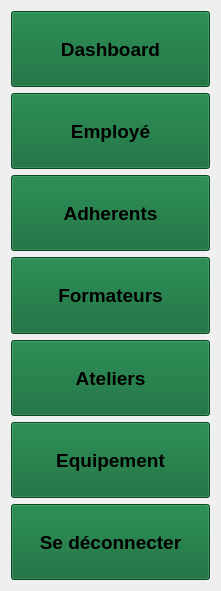
   <widget class="QWidget" name="verticalLayoutWidget">
    <property name="geometry">
     <rect>
      <x>0</x>
      <y>50</y>
      <width>221</width>
      <height>591</height>
     </rect>
    </property>
    <layout class="QVBoxLayout" name="verticalLayout">
     <item>
      <widget class="QPushButton" name="pushButton_2">
       <property name="maximumSize">
        <size>
         <width>100000</width>
         <height>105</height>
        </size>
       </property>
       <property name="font">
        <font>
         <pointsize>14</pointsize>
         <bold>true</bold>
        </font>
       </property>
       <property name="styleSheet">
        <string notr="true">background-color: rgb(9, 102, 49);</string>
       </property>
       <property name="text">
        <string>Dashboard</string>
       </property>
      </widget>
     </item>
     <item>
      <widget class="QPushButton" name="pushButton_6">
       <property name="maximumSize">
        <size>
         <width>16777215</width>
         <height>105</height>
        </size>
       </property>
       <property name="font">
        <font>
         <pointsize>14</pointsize>
         <bold>true</bold>
        </font>
       </property>
       <property name="styleSheet">
        <string notr="true">background-color: rgb(9, 102, 49);</string>
       </property>
       <property name="text">
        <string>Employé</string>
       </property>
      </widget>
     </item>
     <item>
      <widget class="QPushButton" name="pushButton_5">
       <property name="maximumSize">
        <size>
         <width>16777215</width>
         <height>105</height>
        </size>
       </property>
       <property name="font">
        <font>
         <pointsize>14</pointsize>
         <bold>true</bold>
        </font>
       </property>
       <property name="styleSheet">
        <string notr="true">background-color: rgb(9, 102, 49);</string>
       </property>
       <property name="text">
        <string>Adherents</string>
       </property>
      </widget>
     </item>
     <item>
      <widget class="QPushButton" name="pushButton_4">
       <property name="maximumSize">
        <size>
         <width>16777215</width>
         <height>105</height>
        </size>
       </property>
       <property name="font">
        <font>
         <pointsize>14</pointsize>
         <bold>true</bold>
        </font>
       </property>
       <property name="styleSheet">
        <string notr="true">background-color: rgb(9, 102, 49);</string>
       </property>
       <property name="text">
        <string>Formateurs</string>
       </property>
      </widget>
     </item>
     <item>
      <widget class="QPushButton" name="pushButton_3">
       <property name="maximumSize">
        <size>
         <width>16777215</width>
         <height>105</height>
        </size>
       </property>
       <property name="font">
        <font>
         <pointsize>14</pointsize>
         <bold>true</bold>
        </font>
       </property>
       <property name="styleSheet">
        <string notr="true">background-color: rgb(9, 102, 49);</string>
       </property>
       <property name="text">
        <string>Ateliers</string>
       </property>
      </widget>
     </item>
     <item>
      <widget class="QPushButton" name="pushButton">
       <property name="maximumSize">
        <size>
         <width>16777215</width>
         <height>90</height>
        </size>
       </property>
       <property name="font">
        <font>
         <pointsize>14</pointsize>
         <bold>true</bold>
        </font>
       </property>
       <property name="styleSheet">
        <string notr="true">background-color: rgb(9, 102, 49);</string>
       </property>
       <property name="text">
        <string>Equipement</string>
       </property>
      </widget>
     </item>
     <item>
      <widget class="QPushButton" name="pushButton_17">
       <property name="maximumSize">
        <size>
         <width>16777215</width>
         <height>90</height>
        </size>
       </property>
       <property name="font">
        <font>
         <pointsize>14</pointsize>
         <bold>true</bold>
        </font>
       </property>
       <property name="styleSheet">
        <string notr="true">background-color: rgb(9, 102, 49);</string>
       </property>
       <property name="text">
        <string>Se déconnecter</string>
       </property>
      </widget>
     </item>
    </layout>
   </widget>
